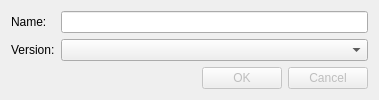
<?xml version="1.0" encoding="UTF-8"?>
<ui version="4.0">
 <class>CreateDialog</class>
 <widget class="QDialog" name="CreateDialog">
  <property name="geometry">
   <rect>
    <x>0</x>
    <y>0</y>
    <width>379</width>
    <height>98</height>
   </rect>
  </property>
  <property name="sizePolicy">
   <sizepolicy hsizetype="Fixed" vsizetype="Fixed">
    <horstretch>0</horstretch>
    <verstretch>0</verstretch>
   </sizepolicy>
  </property>
  <property name="windowTitle">
   <string>New Profile</string>
  </property>
  <property name="modal">
   <bool>true</bool>
  </property>
  <layout class="QFormLayout" name="formLayout">
   <item row="0" column="0">
    <widget class="QLabel" name="label">
     <property name="text">
      <string>Name:</string>
     </property>
    </widget>
   </item>
   <item row="0" column="1">
    <widget class="QLineEdit" name="nameBox"/>
   </item>
   <item row="1" column="0">
    <widget class="QLabel" name="label_2">
     <property name="text">
      <string>Version:</string>
     </property>
    </widget>
   </item>
   <item row="1" column="1">
    <widget class="QComboBox" name="versionList"/>
   </item>
   <item row="2" column="0" colspan="2">
    <widget class="QDialogButtonBox" name="buttonBox">
     <property name="enabled">
      <bool>false</bool>
     </property>
     <property name="orientation">
      <enum>Qt::Horizontal</enum>
     </property>
     <property name="standardButtons">
      <set>QDialogButtonBox::Cancel|QDialogButtonBox::Ok</set>
     </property>
    </widget>
   </item>
  </layout>
 </widget>
 <resources/>
 <connections>
  <connection>
   <sender>buttonBox</sender>
   <signal>accepted()</signal>
   <receiver>CreateDialog</receiver>
   <slot>accept()</slot>
   <hints>
    <hint type="sourcelabel">
     <x>248</x>
     <y>254</y>
    </hint>
    <hint type="destinationlabel">
     <x>157</x>
     <y>274</y>
    </hint>
   </hints>
  </connection>
  <connection>
   <sender>buttonBox</sender>
   <signal>rejected()</signal>
   <receiver>CreateDialog</receiver>
   <slot>reject()</slot>
   <hints>
    <hint type="sourcelabel">
     <x>316</x>
     <y>260</y>
    </hint>
    <hint type="destinationlabel">
     <x>286</x>
     <y>274</y>
    </hint>
   </hints>
  </connection>
 </connections>
</ui>
